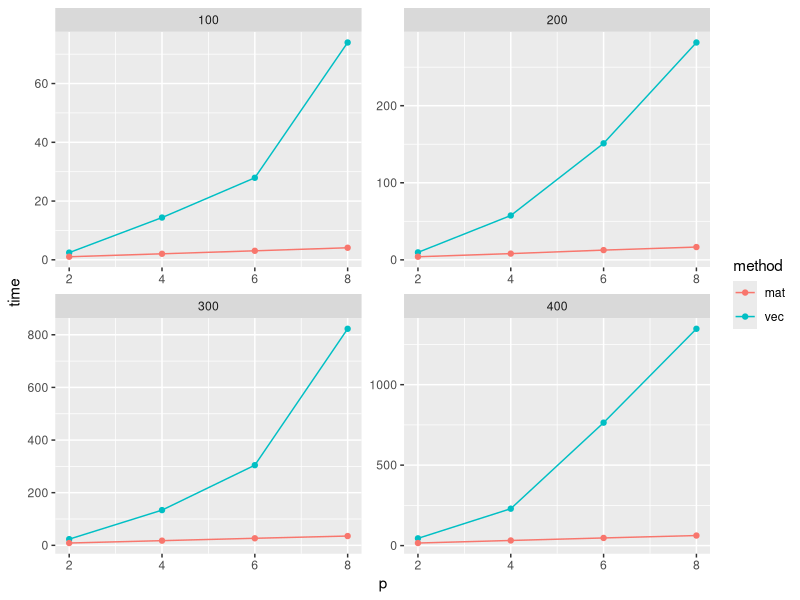

Reproduce this figure in R.

require(tidyverse)

res_vec = read.csv("res_vec.csv", header = F)
res_mat = read.csv("res_mat.csv", header = F)

colnames(res_vec) = c("2","4","6","8")
colnames(res_mat) = c("2","4","6","8")

res_vec = cbind(res_vec,n = c("100","200","300","400"))
res_mat = cbind(res_mat,n = c("100","200","300","400"))


res_vec = res_vec %>% pivot_longer(cols = c("2","4","6","8"),names_to = "p", values_to = "time") %>%
                      mutate(method="vec")
res_mat = res_mat %>% pivot_longer(cols = c("2","4","6","8"),names_to = "p", values_to = "time") %>%
                      mutate(method = "mat")


res_glob = rbind(res_vec,res_mat)

res_glob = res_glob %>% mutate(p = as.numeric(p))

ggplot(data=res_glob, aes(x=p, y=time, col=method)) + facet_wrap( ~ n, nrow = 2, scales = "free")+
  geom_line()+
  geom_point()